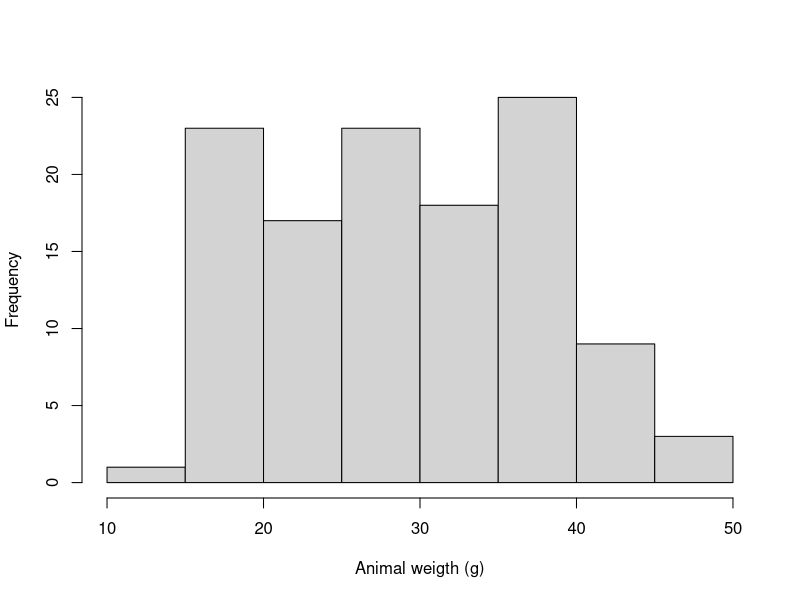
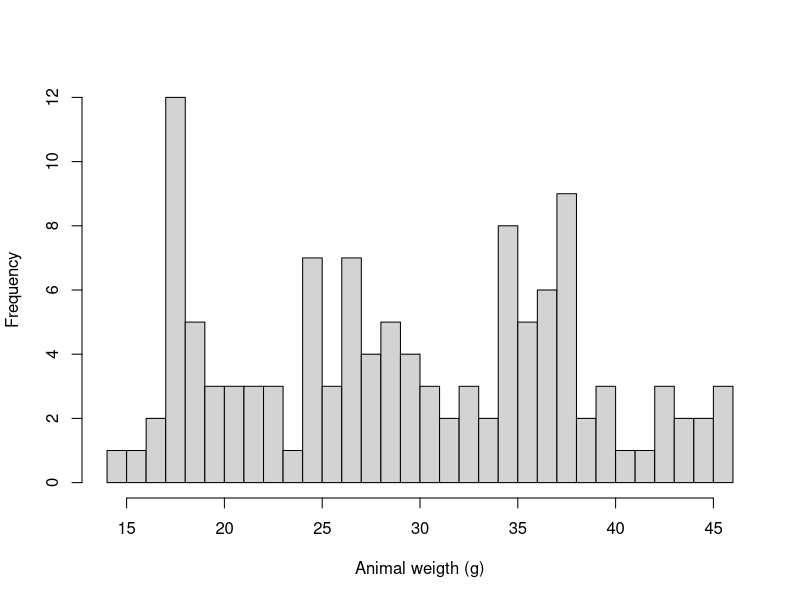
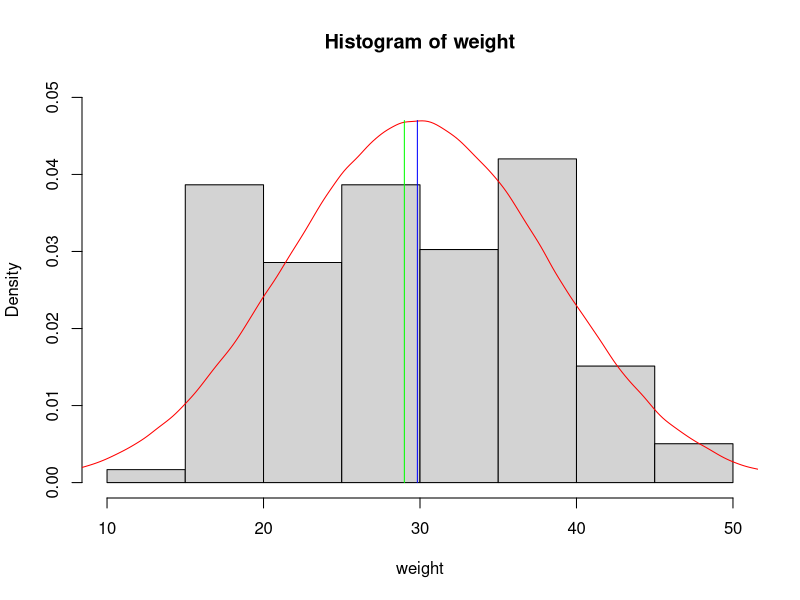
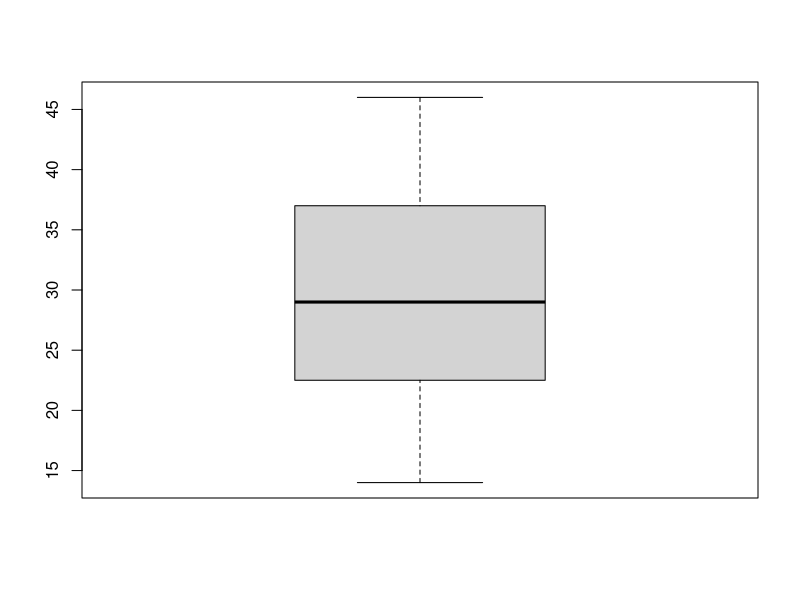
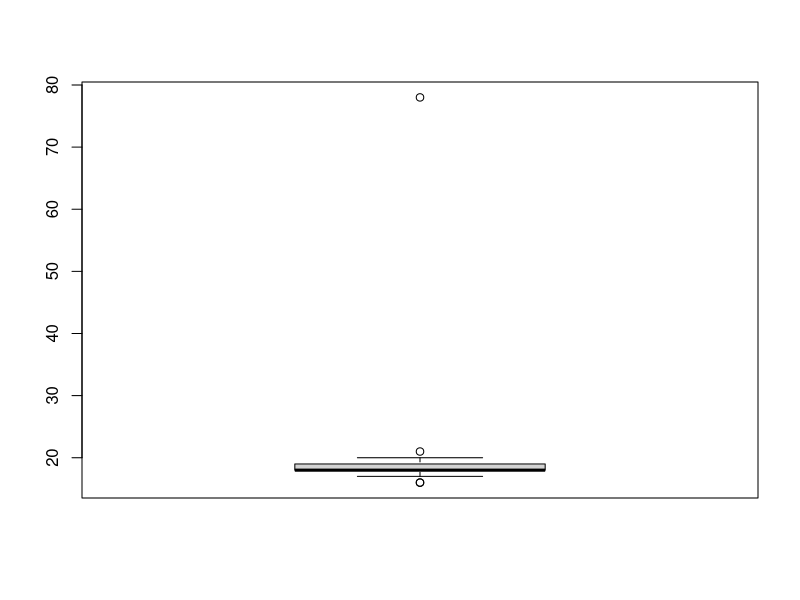
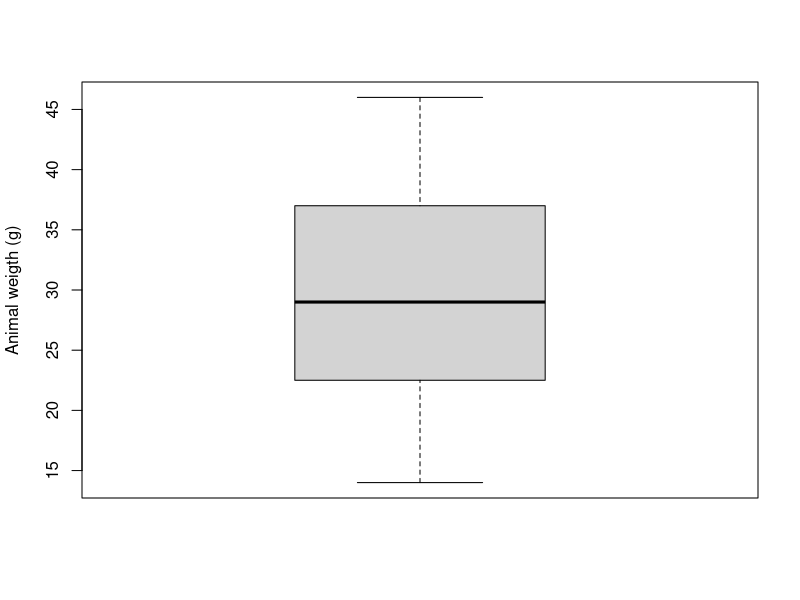
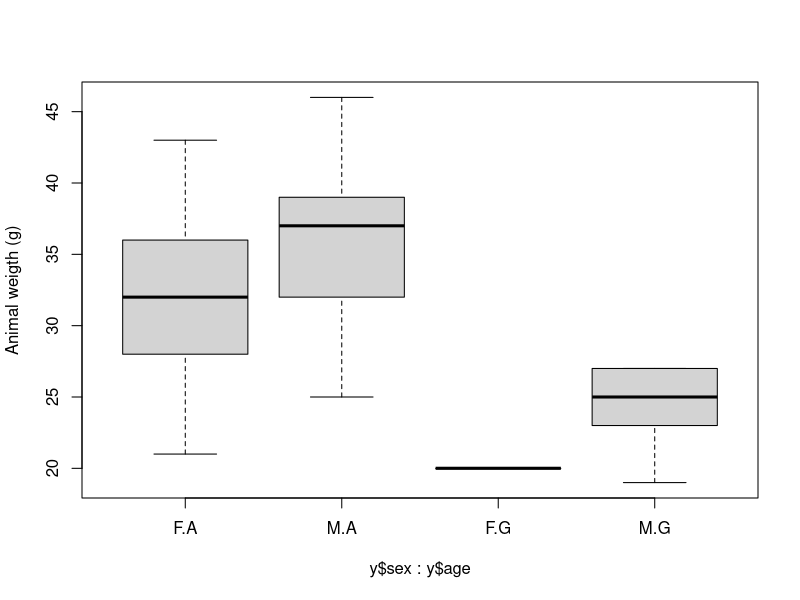
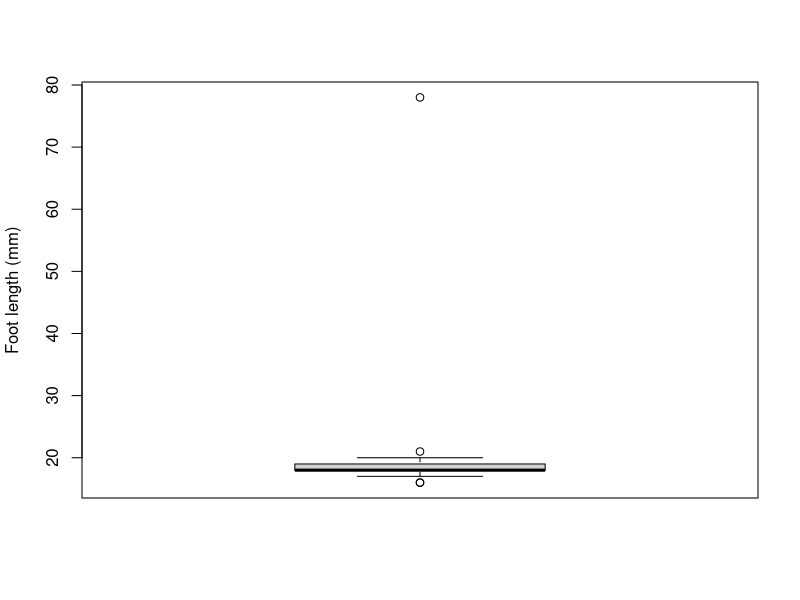

The R source for these figures, in order:
## ---- Data import ----

# using the read.csv function
y <- read.csv("data/captures.csv",sep=";") 
class(y) # this is a data frame
head(y) # we can see the first rows of our data frame

# or from an excel file:
# we need a specific package in this case, and we need to install it:
# # install.packages("xlsx") # the line is commented because you just need to run it once
# library(xlsx)
# # read in the worksheet named mysheet
# mydata <- read.xlsx("data/database_esercizio.xls", sheetName = "captures")
# class(mydata)
# head(mydata)

library(readxl)
mydata <- read_excel("data/database_esercizio.xls", sheet = "captures")
class(mydata)
head(mydata)

## ---- Extract a column (i.e. a variable) -----
# we can do this using '$'
y$weight_g
# or subsetting the data frame, using square brackets '[ ]'
y["weight_g"]
y[,10] # the weight of the animals is stored in the 10th column
# Let's ask R what kind of variable we are dealing with, using the 'class' function again
class(y$weight_g)

w <- y$weight_g
w


## ---- Plot the data: 1) histogram ----

# histogram
# the function to plot an histogram is 'hist'
# let's see how it works
??histogram
?hist # this is the simplest way to get help in R! just a question mark!
hist(y$weight_g, main="", xlab="Animal weigth (g)") # with default break
hist(y$weight_g, breaks=30, main="", xlab="Animal weigth (g)") # we specified a single number giving
# the number of cells for the histogram


## ---- Central tendency measures ----

## the mean and the median
weight <- na.omit(y$weight_g)
# mean
mean(weight)
mean(y$weight_g)
# median
median(weight)
hist(weight,prob=T,ylim=c(0,0.05)) # prob=T for relative frequencies (density)
lines(density(rnorm(1000000,mean(weight),sd(weight))),col="red")
segments(mean(weight),0,mean(weight),0.047,col="blue")
segments(median(weight),0,median(weight),0.047,col="green")

## the mode
# R does not have a standard in-built function to calculate mode.
# So we create a user function to calculate mode of a data set in R.
# This function takes the vector as input and gives the mode value as output.
# Create the function.
getmode <- function(x) {
  uniqv <- unique(x)
  uniqv[which.max(tabulate(match(x, uniqv)))]
}
getmode(weight)


## ---- Dispersion measures ----

## range
range(weight)

## quantile
quantile(weight) # in R, quartiles are the default for the quantile function
median(weight)
?boxplot # check the range argument and its default value
boxplot(weight, range=0)
boxplot(na.omit(y$footlength_mm))

## ---- Plot the data: 2) boxplot ----

# boxplot
boxplot(y$weight_g, ylab="Animal weigth (g)")
boxplot(y$weight_g ~ y$sex + y$age, ylab="Animal weigth (g)")
# exercise (by your own): do the same with the foot lenght
boxplot(y$footlength_mm, ylab="Foot length (mm)")

# summary
summary(weight)

## variance
var(weight)

## standard deviation
sd(weight)

## standard error
sd(weight)/sqrt(length(weight))
sd(weight)/sqrt(119)


## ---- Handling data in a data frame - common operations ----

# selecting subsets of data, according to their values
library(dplyr)
library(tidyverse)
filter(y, trap_id > 43)
# or
y %>% filter(trap_id > 43)
filter(y, trap_id > 43 & occasion < 20)
filter(y, trap_id < 5 | trap_id > 65)
arrange(y, trap_id)

# multiple operations
y[,c("chip","trap_id")] %>% filter(trap_id > 65) %>% arrange(trap_id)
select(y, chip, trap_id)
y %>% 
  select(chip, trap_id) %>% 
  filter(trap_id > 65) %>% 
  arrange(trap_id)

# summarizing data within groups
names(y)
y$age
y %>% group_by(age) %>% summarise(mean.w = mean(na.omit(weight_g)))
y$sex
y %>% group_by(age, sex) %>% summarise(mean.w = mean(na.omit(weight_g)))

